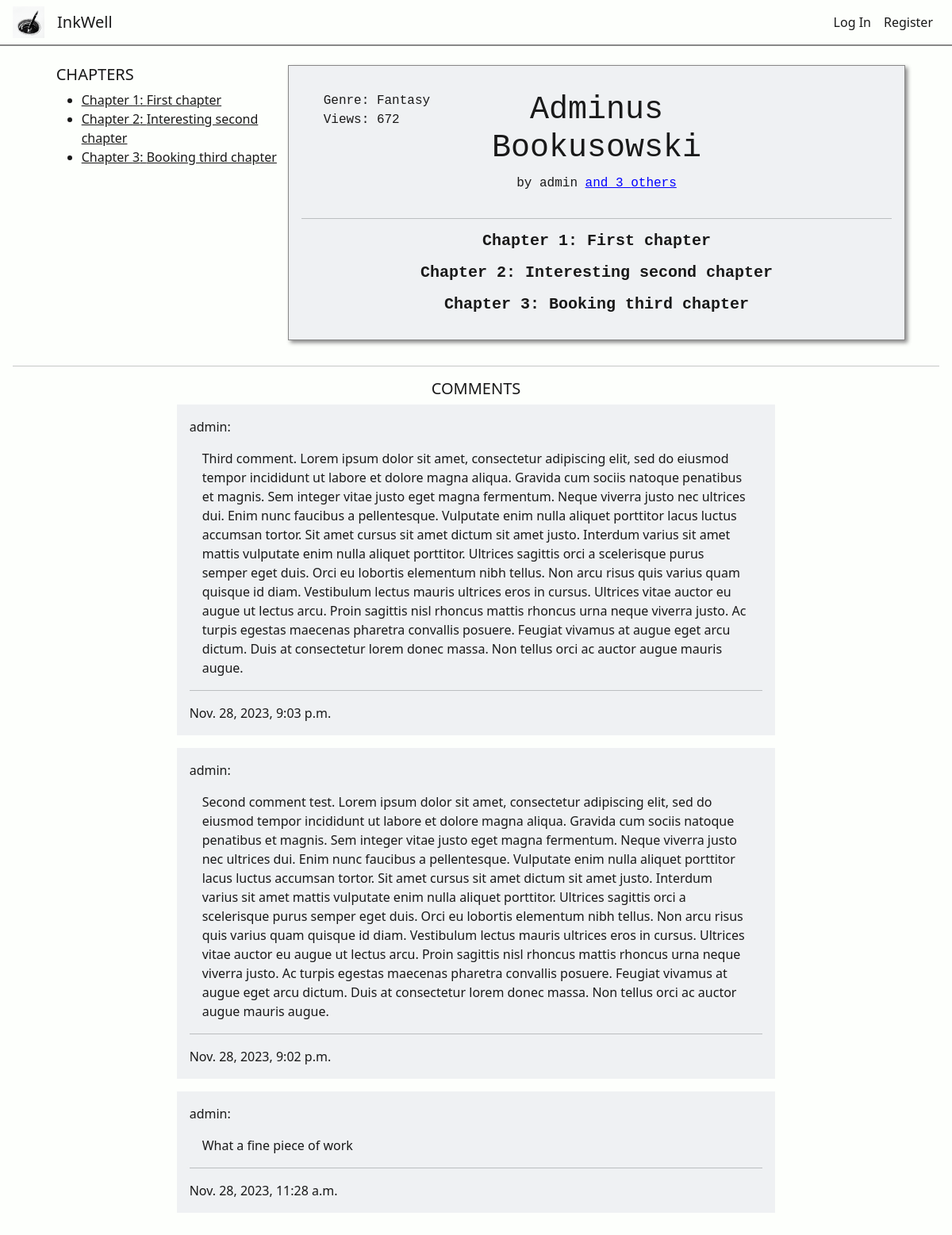
The page /ink_view/6 on the database its author committed.
### inkwell/models.py (models this page shows, shortened)
class Chapter(models.Model):
    chapterNumber = models.PositiveIntegerField(default=1)
    chapterTitle = models.CharField(max_length=64)
    chapterContents = QuillField()
    chapterInkOrigin = models.ForeignKey(Ink, on_delete=models.CASCADE, related_name="chapterInkOrigin", default="")

class Ink(models.Model):
    wellOrigin = models.ForeignKey(Well, on_delete=models.CASCADE, related_name="well_pk", default="")
    inkOwner = models.ForeignKey(User, on_delete=models.CASCADE, related_name="ink_owner", default="")
    coAuthors = models.ManyToManyField(User, related_name="CoAuthors", blank=True)
    privateStatus = models.BooleanField(default=False)
    updateStatus = models.BooleanField(default=False) # If the Ink is edited at least once, this changes to true
    ink_following = models.ManyToManyField(User, related_name="ink_following", blank=True)
    genre = models.CharField(max_length=64, default="")
    description = models.CharField(max_length=500, default="")
    title = models.CharField(max_length=64, default="")
    content = models.TextField()
    views = models.PositiveBigIntegerField(default=0)
    creation_date = models.DateTimeField(default=timezone.now, editable=False)

class User(AbstractUser):
    about = models.CharField(max_length=250, default="")
    profilePicture = models.ImageField(upload_to='', blank=True, null=True)
    YourCoAuthorRequests = models.PositiveIntegerField(default=0) # Amount of co-author requests the author made to other inks
    def __str__(self):
        return f"{self.username}"

class Comment(models.Model):
    content = models.TextField()
    commentInkOrigin = models.ForeignKey(Ink, on_delete=models.CASCADE, related_name="commentInkOrigin", default="")
    commentAuthor = models.ForeignKey(User, on_delete=models.CASCADE, related_name="commentAuthor", default="")
    commentCreationDate = models.DateTimeField(default=timezone.now, editable=False)

### inkwell/views.py (the view, shortened to what this page needs)
# urls.py: path('ink_view/<int:inkID>', views.ink_view, name='ink_view'),
def ink_view(request, inkID):
    viewedInk = Ink.objects.get(id=inkID)
    chapters = Chapter.objects.filter(chapterInkOrigin=viewedInk).order_by("chapterNumber")
    viewedInk.views += 1
    viewedInk.save()
    viewingAsAuthor = False
    following_check = False
    comments = Comment.objects.filter(commentInkOrigin=viewedInk).order_by("-commentCreationDate")
    if request.method == "POST" and "commentContents" in request.POST:
        commentContents = request.POST.get("commentContents")
        new_comment = Comment(content=commentContents, commentInkOrigin=viewedInk, commentAuthor=current_user)
        new_comment.save()
        time.sleep(1)
        return redirect('ink_view', inkID=viewedInk.id)
    return render(request, "inkwell/ink_view.html", {
        "ink": viewedInk,
        "chapters": chapters,
        "following_check": following_check,
        "viewingAsAuthor": viewingAsAuthor,
        "comments": comments
    })

### inkwell/templates/inkwell/ink_view.html (shortened to what this page needs)
{% extends "inkwell/layout.html" %}
{% block body %}
<div class="container-flex inkViewContainer">
    <div class="row mt-2">
        <div class="col-3 chapterListCol">
            <div class="chaptersListView">
                <h5 class="text-start">CHAPTERS</h5>
                <ul class="chapter-list">
                    {% for chapter in chapters %}
                        <a href="#anchorChapter{{ chapter.chapterNumber }}"><li>Chapter {{ chapter.chapterNumber }}: {{ chapter.chapterTitle }}</li></a>
                    {% endfor %}
                </ul>
            </div>
        </div>
        <div class="col-8 inkViewContents">
            <div class="row inkTitleCard">
                <div class="col inkTitleCardInfo displayDirectionCol">
                    <span>Genre: {{ ink.genre }}</span>
                    <span>Views: {{ ink.views }}</span>
                </div>
                <div class="col-5 inkViewTitleColumn displayDirectionCol">
                    <h1 class="text-center inkViewTitle">{{ ink.title }}</h1>
                    {% if ink.coAuthors %}
                        <span class="author-credit text-center">by {{ ink.inkOwner }} <a href="{% url 'inkCoAuthors' inkID=ink.id %}" style="text-decoration: underline; color: blue;">and {{ ink.coAuthors.count }} others</a></span>
                    {% else %}
                        <span class="author-credit text-center">by {{ ink.inkOwner }}</span>
                    {% endif %}
                </div>
                <div class="col">
                </div>
            </div>
            <hr>
            {% for chapter in chapters %}
            <div class="justify-text" id="anchorChapter{{chapter.chapterNumber}}">
                <h5 class="text-center fw-bold chapterTitle">Chapter {{ chapter.chapterNumber}}: {{chapter.chapterTitle}}</h5>
            </div>
            {% endfor %}
        </div>
    </div>
    <div class="row inkViewComments disFdirColAliCen">
        <hr>
        <div class="col-8">
            <div class="comments-section">
                <h5 class="text-center">COMMENTS</h5>
                {% for comment in comments %}
                    <div class="comment">
                        <span>{{ comment.commentAuthor }}:</span>
                        <p>{{ comment.content }}</p>
                        <hr>
                        <span>{{ comment.commentCreationDate }}</span>
                    </div>
                {% endfor %}
            </div>
        </div>
    </div>
</div>
{% endblock%}

### inkwell/templates/inkwell/layout.html (shortened to what this page needs)
{% load static %}
<!DOCTYPE html>
<html lang="en">
    <head>
        <link href="https://cdn.jsdelivr.net/npm/bootstrap@5.3.2/dist/css/bootstrap.min.css" rel="stylesheet">
        <link href="{% static 'inkwell/styles.css' %}" rel="stylesheet">
    </head>
    <body>
        <nav class="navbar navbar-expand-lg">
            <img class="nav-logo" src="{% static 'inkwell/inkwell1.ico' %}" width="40px" height="40px">
            <a class="navbar-brand" href="{% url 'index' %}">InkWell</a>
            <div class="collapse navbar-collapse" id="navbarNav">
                <ul class="navbar-nav d-flex justify-content-end nav-right col-2">
                    {% if user.is_authenticated %}
                        <li class="nav-item">
                            <a class="nav-link" href="{% url 'logout' %}">Log Out</a>
                        </li>
                    {% else %}
                        <li class="nav-item">
                            <a class="nav-link" href="{% url 'login' %}">Log In</a>
                        </li>
                        <li class="nav-item">
                            <a class="nav-link" href="{% url 'register' %}">Register</a>
                        </li>
                    {% endif %}
                </ul>
            </div>
          </nav>
        <div class="body">
            {% block body %}
            {% endblock %}
        </div>
    </body>
</html>

### inkwell/static/inkwell/styles.css (style rules this page uses)
:root { --black: #020202ff; --dark-green: #0d2818ff; --pakistan-green: #04471cff; --sea-green: #058c42ff; --malachite: #16db65ff; --coquelicot: #f15025ff; --white: #ffffffff; --platinum: #e6e8e6ff; --timberwolf: #ced0ceff; --eerie-black: #191919ff; --gunmetal: #223843ff; --antiflash-white: #eff1f3ff; --timberwolf: #dbd3d8ff; --desert-sand: #d8b4a0ff; --burnt-sienna: #d77a61ff; --baby-powder: #fdfffcff; --lapis-lazuli: #235789ff; --fire-engine-red: #c1292eff; --school-bus-yellow: #f1d302ff; --raisin-black: #161925ff; --primary-color: var(--antiflash-white); --secondary-color: var(--baby-powder); --background-color: var(--baby-powder); --text-color: var(--eerie-black); --border-color: #888888; }
.navbar-brand, .nav-logo { margin-left: 1rem; }
.navbar { border-bottom: 2px var(--border-color) solid; width: auto; }
.nav-right { margin-right: 1rem; }
.nav-link, .navbar-brand { color: var(--text-color); }
p, a, h1, h2, h3, h4, h5, span { color: var(--text-color); }
body { background-color: var(--background-color); margin: 0; z-index: 0; }
.displayDirectionCol { display: flex; flex-direction: column; }
.disFdirColAliCen { display: flex; flex-direction: column; align-items: center; }
.justify-text { text-align: justify; }
.chapterListCol { width: 19rem; }
.chaptersListView { position: sticky; top: 0px; }
.inkViewContainer .row { display: flex; justify-content: center; }
.inkViewContents { background-color: var(--primary-color); border: 1px var(--border-color) solid; font-family: 'Courier New', Courier, monospace; padding: 1rem; box-shadow: 3px 3px 5px #888888; }
.inkViewComments { margin: 0; }
.comment { background-color: var(--primary-color); margin-bottom: 1rem; padding: 1rem; }
.comment p { margin: 1rem; }
.row { padding: 1rem; margin: 0; }

### rows shown on the page
Chapter: chapterNumber "1", chapterTitle "First chapter"
Chapter: chapterNumber "2", chapterTitle "Interesting second chapter"
Chapter: chapterNumber "3", chapterTitle "Booking third chapter"
Ink: genre "Fantasy", views "672", title "Adminus Bookusowski", inkOwner "admin", coAuthors.count "3"
Comment: commentAuthor "admin", content "Third comment. Lorem ipsum dolor sit amet, consectetur adipiscing elit, sed do eiusmod tempor incididunt ut labore et dolore magna aliqua. Gravida cum sociis natoque penatibus et magnis. Sem integer vitae justo eget magna fermentum. Neque viverra justo nec ultrices dui. Enim nunc faucibus a pellentesque. Vulputate enim nulla aliquet porttitor lacus luctus accumsan tortor. Sit amet cursus sit amet dictum sit amet justo. Interdum varius sit amet mattis vulputate enim nulla aliquet porttitor. Ultrices sagittis orci a scelerisque purus semper eget duis. Orci eu lobortis elementum nibh tellus. Non arcu risus quis varius quam quisque id diam. Vestibulum lectus mauris ultrices eros in cursus.…", commentCreationDate "Nov. 28, 2023, 9:03 p.m."
Comment: commentAuthor "admin", content "Second comment test. Lorem ipsum dolor sit amet, consectetur adipiscing elit, sed do eiusmod tempor incididunt ut labore et dolore magna aliqua. Gravida cum sociis natoque penatibus et magnis. Sem integer vitae justo eget magna fermentum. Neque viverra justo nec ultrices dui. Enim nunc faucibus a pellentesque. Vulputate enim nulla aliquet porttitor lacus luctus accumsan tortor. Sit amet cursus sit amet dictum sit amet justo. Interdum varius sit amet mattis vulputate enim nulla aliquet porttitor. Ultrices sagittis orci a scelerisque purus semper eget duis. Orci eu lobortis elementum nibh tellus. Non arcu risus quis varius quam quisque id diam. Vestibulum lectus mauris ultrices eros in…", commentCreationDate "Nov. 28, 2023, 9:02 p.m."
Comment: commentAuthor "admin", content "What a fine piece of work", commentCreationDate "Nov. 28, 2023, 11:28 a.m."
